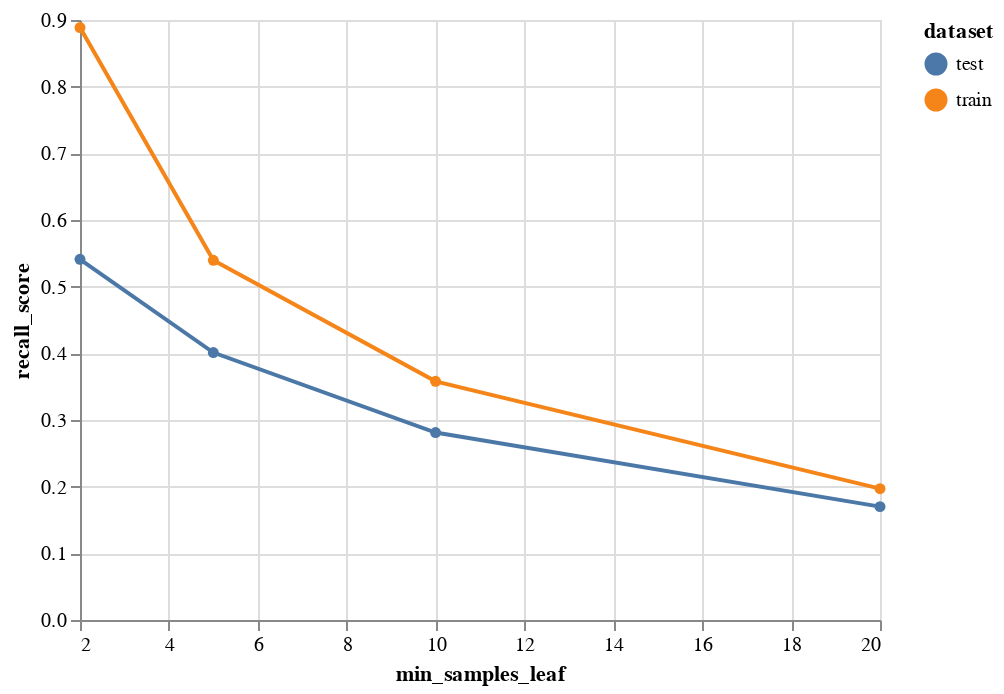

Source (notebook cell):
### Code cell
compare_train_test(min_samples_leaf_summary, 'min_samples_leaf')

### Figure 1 — Vega-Lite specification as saved in the notebook (floating-point values rounded to 4 significant figures)
{"config": {"view": {"continuousWidth": 400, "continuousHeight": 300}}, "data": {"name": "data-dd33d5c72f3384656f7ea64f981f4cde"}, "mark": {"type": "line", "point": true}, "encoding": {"color": {"type": "nominal", "field": "dataset"}, "x": {"type": "quantitative", "field": "min_samples_leaf"}, "y": {"type": "quantitative", "field": "recall_score"}}, "$schema": "https://vega.github.io/schema/vega-lite/v4.8.1.json", "datasets": {"data-dd33d5c72f3384656f7ea64f981f4cde": [{"min_samples_leaf": 2, "recall_score": 0.8887, "dataset": "train", "overfitting": 0.3477}, {"min_samples_leaf": 2, "recall_score": 0.541, "dataset": "test", "overfitting": 0.3477}, {"min_samples_leaf": 5, "recall_score": 0.5396, "dataset": "train", "overfitting": 0.1384}, {"min_samples_leaf": 5, "recall_score": 0.4011, "dataset": "test", "overfitting": 0.1384}, {"min_samples_leaf": 10, "recall_score": 0.358, "dataset": "train", "overfitting": 0.07685}, {"min_samples_leaf": 10, "recall_score": 0.2812, "dataset": "test", "overfitting": 0.07685}, {"min_samples_leaf": 20, "recall_score": 0.197, "dataset": "train", "overfitting": 0.02698}, {"min_samples_leaf": 20, "recall_score": 0.17, "dataset": "test", "overfitting": 0.02698}]}}
